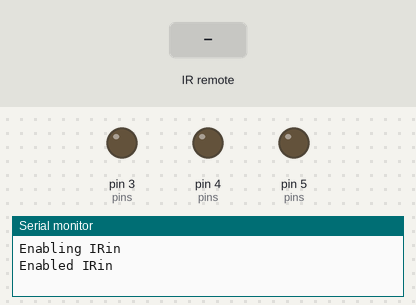
The sketch below on a simulated Arduino Uno, built with avr-gcc and run on an emulated ATmega328P. Parts: output pins drawn as LEDs (lit = HIGH), the last lines printed to the serial monitor. The inputs (shaded band) are chosen by the test bench.

Above: at 1.2 s.
1.3 s: infrared code 0xA25D received
2.8 s: infrared code 0xA25D received
At 3.3 s:
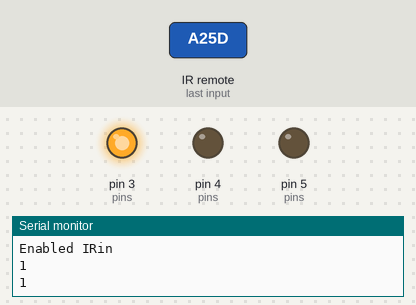
Timing chart, 0 to 5.8 s (numbered marks = the images above; inputs shaded):
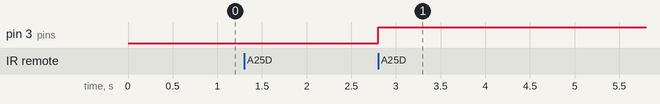

The sketch:

rda_controller.ino
```cpp
/*
  RDA Controller
*/

#include <IRremote.h>

#define RDA 2

IRrecv irrecv(RDA);
decode_results responseRDA;

unsigned int valueRDA = 0;

typedef struct {
    uint8_t id;
    bool state;
} idState;

idState pins[] = {
    {3, true},
    {4, true},
    {5, true}
};

void setup()
{
    for (int i = 0; i <= sizeof(pins) / sizeof(pins[0]); i++) {
        pinMode(pins[i].id, OUTPUT);
    }

    Serial.begin(9600);
    Serial.println("Enabling IRin");
    irrecv.enableIRIn(); // Start the receiver
    Serial.println("Enabled IRin");
}

void updateState(int indx) {
    pins[indx].state = !pins[indx].state;
    digitalWrite(pins[indx].id, pins[indx].state ? HIGH : LOW);
}

void loop() {
    if (irrecv.decode(&responseRDA)) {
        valueRDA = responseRDA.value;
        //    Serial.println(valueRDA);

        switch (valueRDA) {
        case 41565:
            Serial.println("1");
            updateState(0);
            break;
        case 25245:
            Serial.println("2");
            updateState(1);
            break;
        case 57885:
            Serial.println("3");
            updateState(2);
            break;
        }

        irrecv.resume(); // Receive the next value
    }

    delay(100);
}
```

Measured:
- after the input at 2.8 s, pin 3 (pins): LOW → HIGH at once
